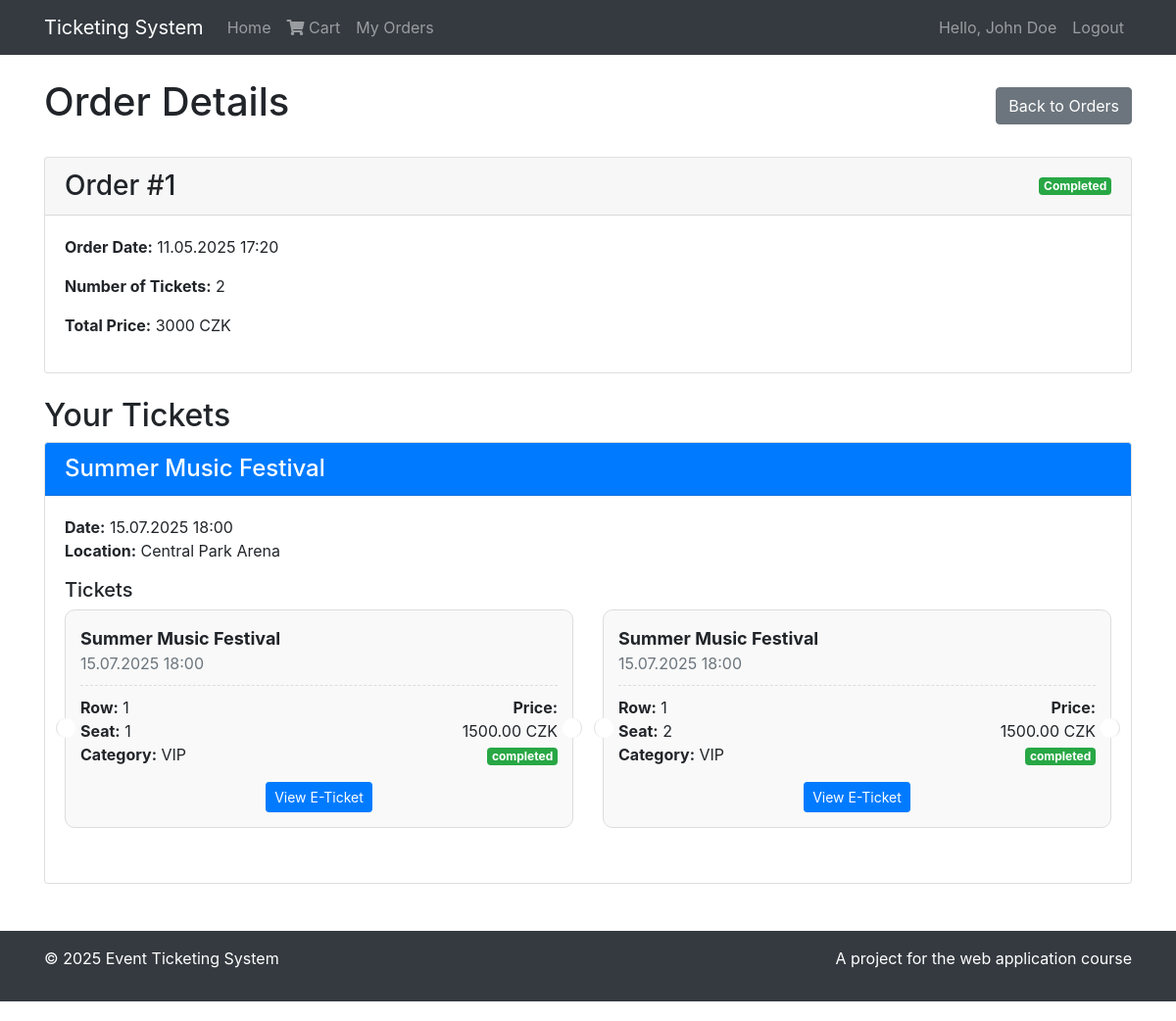
The page /code/order_detail.php?id=1 (signed in) on the database its author committed.
### tables this page shows
CREATE TABLE `sp_orders` (
  `order_id` INT NOT NULL AUTO_INCREMENT,
  `user_id` INT NOT NULL,
  `order_date` DATETIME DEFAULT CURRENT_TIMESTAMP,
  PRIMARY KEY (`order_id`),
  CONSTRAINT `fk_orders_user` FOREIGN KEY (`user_id`) REFERENCES `sp_users`(`id`)
);

CREATE TABLE `sp_tickets` (
  `id` INT NOT NULL AUTO_INCREMENT,
  `order_id` INT NOT NULL,
  `seat_id` INT NOT NULL,
  PRIMARY KEY (`id`),
  CONSTRAINT `fk_tickets_order` FOREIGN KEY (`order_id`) REFERENCES `sp_orders`(`order_id`),
  CONSTRAINT `fk_tickets_seat` FOREIGN KEY (`seat_id`) REFERENCES `sp_seats`(`id`)
);

CREATE TABLE `sp_seats` (
  `id` INT NOT NULL AUTO_INCREMENT,
  `event_id` INT NOT NULL,
  `row_index` SMALLINT NOT NULL,
  `col_index` SMALLINT NOT NULL,
  `seat_category_id` INT NOT NULL,
  `status` ENUM('free','reserved','sold') NOT NULL DEFAULT 'free',
  PRIMARY KEY (`id`),
  UNIQUE KEY `ux_seat_unique` (`event_id`,`row_index`,`col_index`),
  CONSTRAINT `fk_seats_event` FOREIGN KEY (`event_id`) REFERENCES `sp_events`(`id`),
  CONSTRAINT `fk_seats_category` FOREIGN KEY (`seat_category_id`) REFERENCES `sp_seat_categories`(`id`)
);

CREATE TABLE `sp_seat_categories` (
  `id` INT NOT NULL AUTO_INCREMENT,
  `name` VARCHAR(50) NOT NULL,
  `price` DECIMAL(10,2) NOT NULL,
  `version` INT NOT NULL DEFAULT 1,
  PRIMARY KEY (`id`)
);

### code/database/Database.php (called while the page is built, shortened)
<?php
class Database
{
    private static $instance = null;
    private $connection;
    private function __construct()
    {
        try {
            $this->connection = new PDO(
                "mysql:host=" . DB_HOST . ";dbname=" . DB_NAME . ";charset=utf8mb4",
                DB_USER,
                DB_PASS,
                [
                    PDO::ATTR_ERRMODE => PDO::ERRMODE_EXCEPTION,
                    PDO::ATTR_DEFAULT_FETCH_MODE => PDO::FETCH_ASSOC,
                    PDO::ATTR_EMULATE_PREPARES => false
                ]
            );
        } catch (PDOException $e) {
            die("Database connection failed: " . $e->getMessage());
        }
    }
    public static function getInstance()
    {
        if (self::$instance === null) {
            self::$instance = new Database();
        }
        return self::$instance;
    }
    public function query($query, $params = [])
    {
        try {
            $stmt = $this->connection->prepare($query);
            $stmt->execute($params);
            return $stmt;
        } catch (PDOException $e) {
            die("Query failed: " . $e->getMessage());
        }
    }
    public function fetch($query, $params = [])
    {
        $stmt = $this->query($query, $params);
        return $stmt->fetch();
    }
    public function fetchAll($query, $params = [])
    {
        $stmt = $this->query($query, $params);
        return $stmt->fetchAll();
    }
}

### code/database/OrderDb.php (called while the page is built, shortened)
<?php
require_once __DIR__ . '/Database.php';
require_once __DIR__ . '/../models/Order.php';
require_once __DIR__ . '/../models/Ticket.php';
class OrderDb
{
    private $db;
    public function __construct()
    {
        $this->db = Database::getInstance();
    }
    public function getOrderById($id)
    {
        $order = $this->db->fetch(
            "SELECT o.*,
                    (SELECT COUNT(*) FROM sp_tickets t WHERE t.order_id = o.order_id) as ticket_count,
                    (SELECT SUM(sc.price)
                     FROM sp_tickets t
                     JOIN sp_seats s ON t.seat_id = s.id
                     JOIN sp_seat_categories sc ON s.seat_category_id = sc.id
                     WHERE t.order_id = o.order_id) as total_price,
                    (SELECT p.status FROM sp_payments p WHERE p.order_id = o.order_id ORDER BY p.paid_at DESC LIMIT 1) as payment_status
             FROM sp_orders o
             WHERE o.order_id = ?",
            [$id]
        );
        return $order ? new Order($order) : null;
    }
    public function getTicketsForOrder($orderId)
    {
        $tickets = $this->db->fetchAll(
            "SELECT t.*, s.row_index, s.col_index, sc.name as category_name, sc.price,
                    e.title as event_title, e.start_datetime, e.location, e.id as event_id
             FROM sp_tickets t
             JOIN sp_seats s ON t.seat_id = s.id
             JOIN sp_seat_categories sc ON s.seat_category_id = sc.id
             JOIN sp_events e ON s.event_id = e.id
             WHERE t.order_id = ?
             ORDER BY s.row_index, s.col_index",
            [$orderId]
        );
        $ticketObjects = [];
        foreach ($tickets as $ticket) {
            $ticketObjects[] = new Ticket($ticket);
        }
        return $ticketObjects;
    }
}

### code/models/Order.php (called while the page is built, shortened)
<?php
require_once __DIR__ . '/Ticket.php';
class Order
{
    public function __construct($data = null)
    {
        if ($data) {
            $this->order_id = $data['order_id'] ?? null;
            $this->order_date = $data['order_date'] ?? null;
            $this->payment_status = $data['payment_status'] ?? null;
        }
    }
}

### code/includes/init.php (called while the page is built, shortened)
<?php
require_once __DIR__ . '/../database/Database.php';
require_once __DIR__ . '/../models/Order.php';
require_once __DIR__ . '/../models/Ticket.php';
require_once __DIR__ . '/../database/SeatDb.php';
require_once __DIR__ . '/../database/OrderDb.php';
function escape($str)
{
    return htmlspecialchars($str, ENT_QUOTES, 'UTF-8');
}
function formatDate($date, $format = 'd.m.Y H:i')
{
    $dateObj = new DateTime($date);
    return $dateObj->format($format);
}

### code/models/Ticket.php (called while the page is built, shortened)
<?php
class Ticket
{
    public function __construct($data = null)
    {
        if ($data) {
            $this->id = $data['id'] ?? null;
            $this->row_index = $data['row_index'] ?? null;
            $this->col_index = $data['col_index'] ?? null;
            $this->category_name = $data['category_name'] ?? null;
            $this->price = $data['price'] ?? null;
            $this->event_title = $data['event_title'] ?? null;
            $this->start_datetime = $data['start_datetime'] ?? null;
            $this->location = $data['location'] ?? null;
        }
    }
}

### code/order_detail.php (the view, shortened to what this page needs)
<?php
require_once 'includes/init.php';
$orderId = isset($_GET['id']) ? (int)$_GET['id'] : 0;
$orderModel = new OrderDb();
$order = $orderModel->getOrderById($orderId);
$tickets = $orderModel->getTicketsForOrder($orderId);
$totalPrice = 0;
foreach ($tickets as $ticket) {
    $totalPrice += $ticket->price;
}
include 'views/header.php';
?>
<div class="container mt-4">
    <div class="d-flex justify-content-between align-items-center mb-4">
        <h1>Order Details</h1>
        <a href="<?php echo SITE_URL; ?>orders.php" class="btn btn-secondary">
            Back to Orders
        </a>
    </div>
    <div class="card mb-4">
        <div class="card-header d-flex justify-content-between align-items-center">
            <h3 class="mb-0">Order #<?php echo $order->order_id; ?></h3>
            <span class="badge <?php echo $order->payment_status === 'completed' ? 'badge-success' : ($order->payment_status === 'cancelled' ? 'badge-danger' : 'badge-warning'); ?>">
                <?php echo ucfirst($order->payment_status ?? 'pending'); ?>
            </span>
        </div>
        <div class="card-body">
            <div class="row">
                <div class="col-md-6">
                    <p><strong>Order Date:</strong> <?php echo formatDate($order->order_date); ?></p>
                    <p><strong>Number of Tickets:</strong> <?php echo count($tickets); ?></p>
                    <p><strong>Total Price:</strong> <?php echo $totalPrice; ?> CZK</p>
                </div>
            </div>
        </div>
    </div>
    <h2>Your Tickets</h2>
    <?php if (empty($tickets)): ?>
        <div class="alert alert-info">
            No tickets found for this order.
        </div>
    <?php else: ?>
        <?php
        $ticketsByEvent = [];
        foreach ($tickets as $ticket) {
            if (!isset($ticketsByEvent[$ticket->event_title])) {
                $ticketsByEvent[$ticket->event_title] = [
                    'event_title' => $ticket->event_title,
                    'start_datetime' => $ticket->start_datetime,
                    'location' => $ticket->location,
                    'tickets' => []
                ];
            }
            $ticketsByEvent[$ticket->event_title]['tickets'][] = $ticket;
        }
        ?>
        <?php foreach ($ticketsByEvent as $eventTitle => $eventData): ?>
            <div class="card mb-4">
                <div class="card-header bg-primary text-white">
                    <h4 class="mb-0"><?php echo escape($eventTitle); ?></h4>
                </div>
                <div class="card-body">
                    <p>
                        <strong>Date:</strong> <?php echo formatDate($eventData['start_datetime']); ?><br>
                        <strong>Location:</strong> <?php echo escape($eventData['location']); ?>
                    </p>
                    <h5>Tickets</h5>
                    <div class="row">
                        <?php foreach ($eventData['tickets'] as $ticket): ?>
                            <div class="col-md-6 mb-3">
                                <div class="ticket">
                                    <div class="ticket-header">
                                        <div class="ticket-event"><?php echo escape($eventTitle); ?></div>
                                        <div class="text-muted"><?php echo formatDate($eventData['start_datetime']); ?></div>
                                    </div>
                                    <div class="ticket-info">
                                        <div>
                                            <strong>Row:</strong> <?php echo $ticket->row_index; ?><br>
                                            <strong>Seat:</strong> <?php echo $ticket->col_index; ?><br>
                                            <strong>Category:</strong> <?php echo escape($ticket->category_name); ?>
                                        </div>
                                        <div class="text-right">
                                            <strong>Price:</strong><br>
                                            <?php echo $ticket->price; ?> CZK<br>
                                            <?php if ($order->payment_status === 'completed'): ?>
                                                <span class="badge badge-success">completed</span>
                                            <?php else: ?>
                                                <span class="badge badge-warning">PENDING</span>
                                            <?php endif; ?>
                                        </div>
                                    </div>
                                    <?php if ($order->payment_status === 'completed'): ?>
                                        <div class="mt-3 text-center">
                                            <a href="ticket.php?id=<?php echo $ticket->id; ?>" class="btn btn-sm btn-primary">
                                                View E-Ticket
                                            </a>
                                        </div>
                                    <?php endif; ?>
                                </div>
                            </div>
                        <?php endforeach; ?>
                    </div>
                </div>
            </div>
        <?php endforeach; ?>
    <?php endif; ?>
</div>
<?php
include 'views/footer.php';
?>

### code/assets/css/style.css (style rules this page uses)
body { padding-bottom: 20px; }
.ticket { border: 1px solid #ddd; border-radius: 10px; padding: 15px; margin-bottom: 20px; position: relative; background-color: #f9f9f9; }
.ticket:before { content: ''; position: absolute; height: 20px; width: 20px; background: white; border-radius: 50%; top: 50%; left: -10px; border-left: 1px solid #ddd; }
.ticket:after { content: ''; position: absolute; height: 20px; width: 20px; background: white; border-radius: 50%; top: 50%; right: -10px; border-right: 1px solid #ddd; }
.ticket-header { border-bottom: 1px dashed #ddd; margin-bottom: 10px; padding-bottom: 10px; }
.ticket-event { font-size: 18px; font-weight: bold; }
.ticket-info { display: flex; justify-content: space-between; }

### rows shown on the page
sp_orders: order_id "1", order_date "11.05.2025 17:20"
sp_tickets: eventTitle "Summer Music Festival", start_datetime "15.07.2025 18:00", seat.row_index "1", seat.col_index "1", sp_seat_categories.name "VIP", sp_seat_categories.price "1500.00"
sp_tickets: eventTitle "Summer Music Festival", start_datetime "15.07.2025 18:00", seat.row_index "1", seat.col_index "2", sp_seat_categories.name "VIP", sp_seat_categories.price "1500.00"

### other values the page prints
$_SESSION['user_name'] "John Doe"
$order->payment_status "Completed"
count($tickets) "2"
$totalPrice "3000"
$eventTitle "Summer Music Festival"
formatDate($eventData['start_datetime']) "15.07.2025 18:00"
$eventData['location'] "Central Park Arena"
